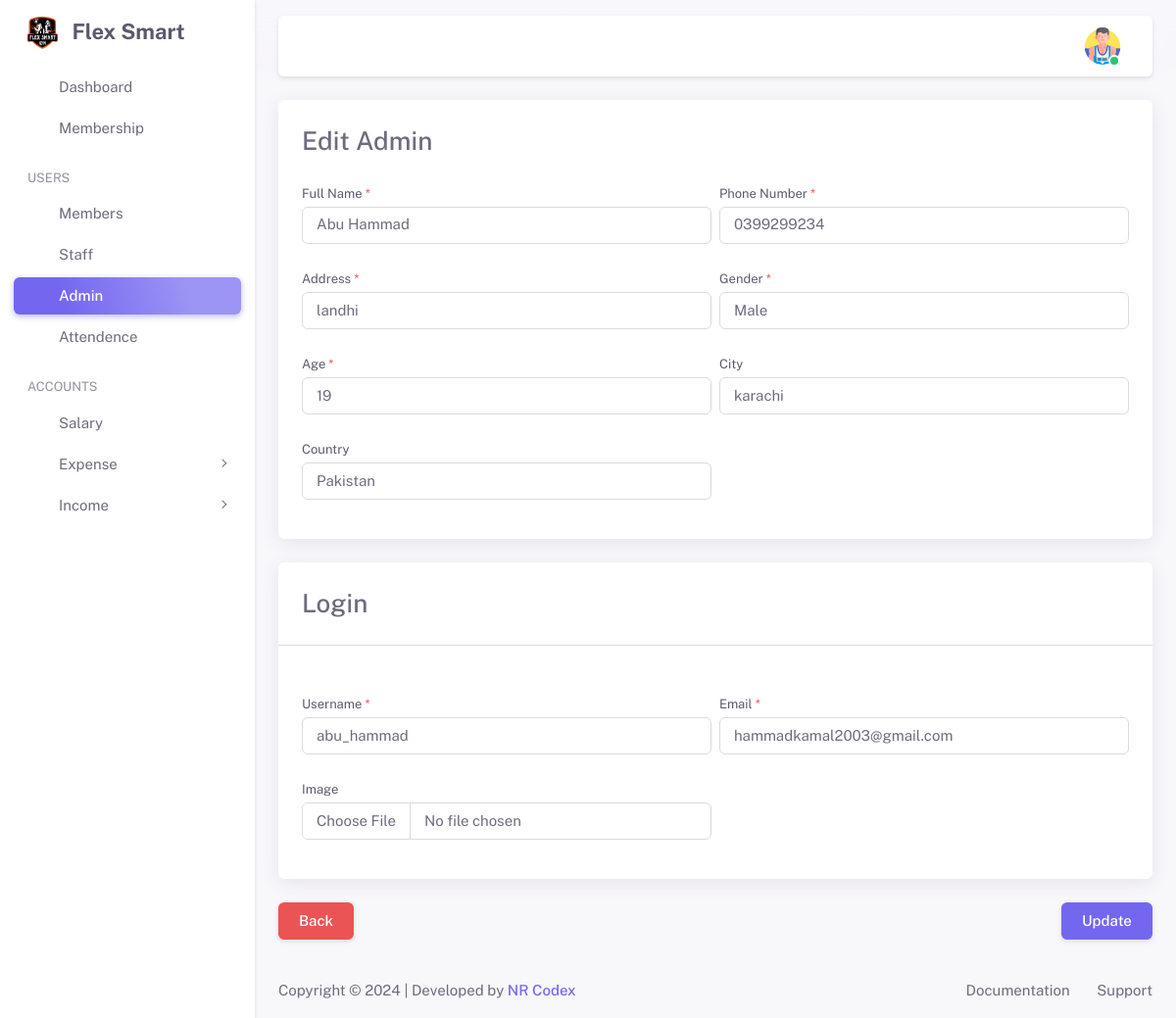
Page /admin/admin-edit.php?edit_admin=3 (signed in) on the committed database.
### tables this page shows
CREATE TABLE `users_detail` (
  `users_detail_id` int(11) NOT NULL,
  `registration_num` int(11) DEFAULT NULL,
  `full_name` varchar(100) DEFAULT NULL,
  `Phone` varchar(50) DEFAULT NULL,
  `address` varchar(100) DEFAULT NULL,
  `gender` varchar(50) DEFAULT NULL,
  `age` int(11) DEFAULT NULL,
  `city` varchar(50) DEFAULT NULL,
  `country` varchar(50) DEFAULT NULL,
  `image` varchar(255) DEFAULT NULL,
  `membership_id` int(11) DEFAULT NULL,
  `admission_fees` varchar(50) DEFAULT NULL,
  `monthly_fees` varchar(50) DEFAULT NULL,
  `salary` varchar(100) DEFAULT NULL,
  `joining_date` varchar(50) DEFAULT NULL,
  `end_date` varchar(50) DEFAULT NULL,
  `start_timing` varchar(100) DEFAULT NULL,
  `end_timing` varchar(100) DEFAULT NULL,
  `login_time` datetime DEFAULT NULL,
  `logout_time` datetime DEFAULT NULL,
  `created_by` varchar(100) DEFAULT NULL,
  `created_date` varchar(100) DEFAULT NULL,
  `updated_by` varchar(100) DEFAULT NULL,
  `updated_date` varchar(100) DEFAULT NULL
);

CREATE TABLE `users` (
  `user_id` int(11) NOT NULL,
  `username` varchar(100) DEFAULT NULL,
  `email` varchar(100) DEFAULT NULL,
  `password` varchar(255) DEFAULT NULL,
  `role_id` int(11) DEFAULT NULL,
  `token` varchar(255) DEFAULT NULL,
  `status` varchar(50) DEFAULT NULL,
  `users_detail_id` int(11) DEFAULT NULL,
  `created_by` varchar(100) DEFAULT NULL,
  `created_date` varchar(100) DEFAULT NULL,
  `updated_by` varchar(100) DEFAULT NULL,
  `updated_date` varchar(100) DEFAULT NULL
);

### admin/admin-edit.php (the view, shortened to what this page needs)
<?php
include_once ('../includes/functions.php');
if (isset($_GET['edit_admin'])) {
    $edit_id = mysqli_real_escape_string($conn, $_GET['edit_admin']);
    $select_query = mysqli_query($conn, "SELECT users.user_id, users.username, users.email, users.password,
    users_detail.users_detail_id, users_detail.full_name, users_detail.Phone, users_detail.address, users_detail.gender,
    users_detail.age, users_detail.city, users_detail.country, users_detail.image, users_detail.created_date,
    role.role_id, role.name
    FROM users
    INNER JOIN users_detail ON users_detail.users_detail_id = users.users_detail_id
    LEFT JOIN role ON role.role_id = users.role_id
    WHERE users.user_id = '$edit_id';
    ");
    $check = mysqli_num_rows($select_query);
    if ($check > 0) {
        $fetch_admin = mysqli_fetch_assoc($select_query);
        include_once ('./inc/header.php');
        include_once ('./inc/sidebar.php');
        include_once ('./inc/navbar.php');
        ?>
        <div class="container-xxl flex-grow-1 container-p-y">
            <div class="row">
                <form method="POST" id="adminForm" enctype="multipart/form-data">
                    <div class="col-lg-12">
                        <div class="card mb-4">
                            <h3 class="card-header">Edit Admin</h3>
                            <div class="card-body">
                                <div class="row g-2">
                                    <div class="col-md-6 col-12 mb-3">
                                        <label for="" class="form-label">Full Name
                                            <span class="text-danger">*</span>
                                        </label>
                                        <input class="form-control" type="text" placeholder="Full Name" id="full_name"
                                            name="full_name" value="<?= $fetch_admin['full_name']; ?>" />
                                    </div>
                                    <div class="col-md-6 col-12 mb-3">
                                        <label for="phone_no" class="form-label">Phone Number
                                            <span class="text-danger">*</span>
                                        </label>
                                        <input type="text" id="phone_no" name="phone_no" class="form-control"
                                            placeholder="Phone Number" value="<?= $fetch_admin['Phone']; ?>">
                                    </div>
                                    <div class="col-md-6 col-12 mb-3">
                                        <label for="address" class="form-label">Address
                                            <span class="text-danger">*</span>
                                        </label>
                                        <input type="text" id="address" name="address" placeholder="Address"
                                            class="form-control" value="<?= $fetch_admin['address']; ?>">
                                    </div>
                                    <div class="col-md-6 col-12 mb-3">
                                        <label for="gender" class="form-label">Gender
                                            <span class="text-danger">*</span>
                                        </label>
                                        <div class="input-group">
                                            <select id="gender" name="gender" class="form-control">
                                                <option value="<?= $fetch_admin['gender']; ?>"><?= $fetch_admin['gender']; ?>
                                                </option>
                                            </select>
                                        </div>
                                    </div>
                                    <div class="col-md-6 col-12 mb-3">
                                        <label for="age" class="form-label">Age
                                            <span class="text-danger">*</span>
                                        </label>
                                        <input type="text" id="age" name="age" placeholder="Age" class="form-control"
                                            value="<?= $fetch_admin['age']; ?>">
                                    </div>
                                    <div class="col-md-6 col-12 mb-3">
                                        <label for="city" class="form-label">City</label>
                                        <input type="text" id="city" name="city" placeholder="City" class="form-control"
                                            value="<?= $fetch_admin['city']; ?>">
                                    </div>
                                    <div class="col-md-6 col-12 mb-3">
                                        <label for="country" class="form-label">Country</label>
                                        <input type="text" id="country" name="country" placeholder="Country"
                                            class="form-control" value="<?= $fetch_admin['country']; ?>">
                                    </div>
                                </div>
                            </div>
                        </div>
                        <div class="card mb-4">
                            <h3 class="card-header">Login</h3>
                            <hr class="my-4 mt-0">
                            <div class="card-body">
                                <div class="row g-2">
                                    <div class="col-md-6 col-12 mb-3">
                                        <label for="username" class="form-label">Username
                                            <span class="text-danger">*</span>
                                        </label>
                                        <input type="text" id="username" name="username" placeholder="Username"
                                            class="form-control" value="<?= $fetch_admin['username']; ?>">
                                    </div>
                                    <div class="col-md-6 col-12 mb-3">
                                        <label for="email" class="form-label">Email
                                            <span class="text-danger">*</span>
                                        </label>
                                        <input type="email" id="email" name="email" placeholder="abc@example.com"
                                            class="form-control" value="<?= $fetch_admin['email']; ?>">
                                    </div>
                                    <div class="col-md-6 col-12 mb-3">
                                        <label for="password" class="form-label">Image
                                        </label>
                                        <div class="input-group">
                                            <input type="file" id="image" name="image" class="form-control">
                                        </div>
                                    </div>
                                </div>
                            </div>
                        </div>
                    </div>
                    <div class="row mt-3">
                        <div class="col-md-6 col-6 text-start">
                            <a type="button" href="admin-details" class="btn btn-danger text-white">Back</a>
                        </div>
                        <div class="col-md-6 col-6 text-end">
                            <button type="submit" class="btn btn-primary" name="update_admin">Update</button>
                        </div>
                    </div>
                </form>
            </div>
        </div>
        <?php
    }
}
?>
<?php
include_once ('./inc/footer.php');
?>

### admin/inc/navbar.php (shortened to what this page needs)
<?php
include_once('../includes/config.php');
$user_select = "SELECT users_detail.full_name, users_detail.image, role.name as role
FROM users
INNER JOIN users_detail ON users_detail.users_detail_id = users.users_detail_id
LEFT JOIN role ON role.role_id = users.role_id
WHERE users.user_id = '{$_SESSION['UID']}'
";
$result = mysqli_query($conn, $user_select);
while ($row = mysqli_fetch_assoc($result)) {
?>
    <div class="layout-page">
        <nav class="layout-navbar container-xxl navbar navbar-expand-xl navbar-detached align-items-center bg-navbar-theme" id="layout-navbar">
            <div class="navbar-nav-right d-flex align-items-center" id="navbar-collapse">
                <ul class="navbar-nav flex-row align-items-center ms-auto">
                    <li class="nav-item navbar-dropdown dropdown-user dropdown">
                        <a class="nav-link dropdown-toggle hide-arrow" href="javascript:void(0);" data-bs-toggle="dropdown">
                            <div class="avatar avatar-online">
                                <img src="<?php if (empty($row['image'])) {
                                                echo "../media/images/admin-profile.png";
                                            } else {
                                                echo '../media/images/' . $row['image'];
                                            } ?>" alt class="h-auto rounded-circle">
                            </div>
                        </a>
                    </li>
                </ul>
            </div>
        </nav>
    <?php
}
    ?>
    <div class="content-wrapper">

### assets/css/demo.css (style rules this page uses)
.layout-navbar-fixed .layout-wrapper:not(.layout-without-menu) .layout-page { padding-top: 64px !important; }
.layout-navbar-fixed .layout-wrapper:not(.layout-horizontal):not(.layout-without-menu) .layout-page { padding-top: 78px !important; }

### rows in the picture
users_detail: image (picture)
users: full_name "Abu Hammad", phone_no "0399299234", address "landhi", gender "Male", age "19", city "karachi", country "Pakistan", username "abu_hammad", email "hammadkamal2003@gmail.com"
